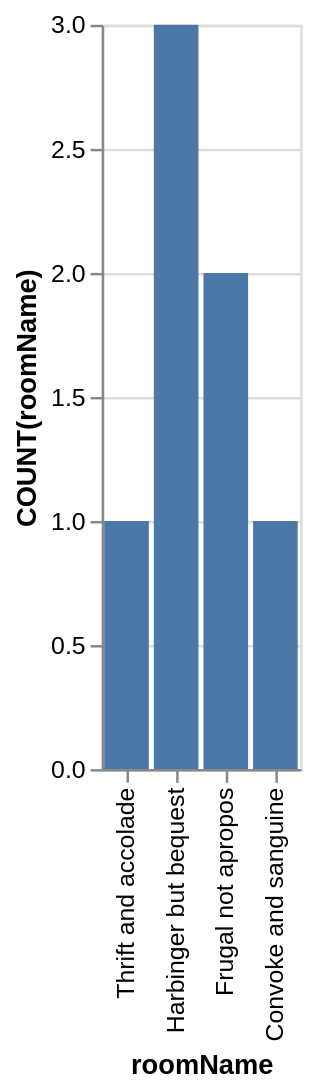

This figure's Vega-Lite source:
### Vega-Lite specification from a JSON file in a GitHub repository (floating-point values rounded to 4 significant figures)
{"data": {"values": [{"x_data": "Thrift and accolade", "y_data": 1}, {"x_data": "Harbinger but bequest", "y_data": 3}, {"x_data": "Frugal not apropos", "y_data": 2}, {"x_data": "Convoke and sanguine", "y_data": 1}]}, "mark": "bar", "encoding": {"x": {"field": "x_data", "type": "nominal", "title": "roomName", "sort": "descending"}, "y": {"field": "y_data", "type": "quantitative", "title": "COUNT(roomName)"}}}
